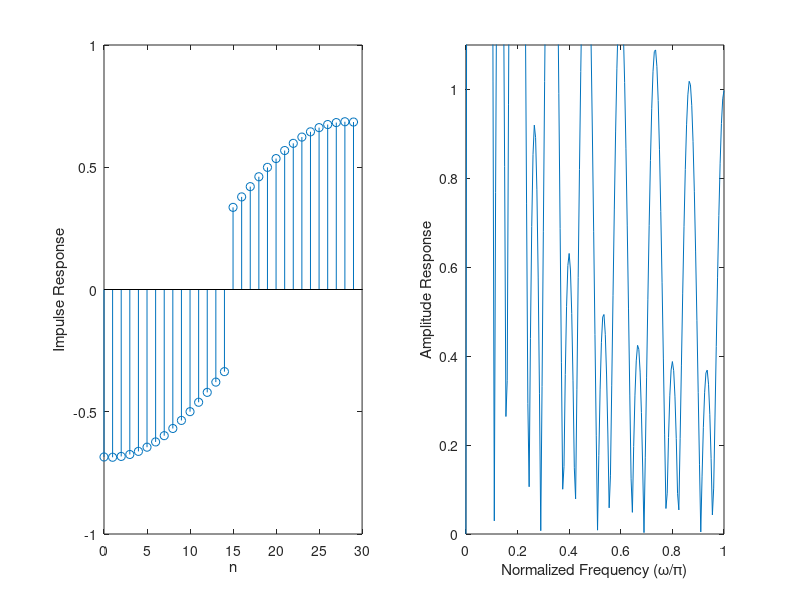

This chart was generated by the following MATLAB code:
%
% Design of case 4 Hilbert Transformers
%
clear;   % clear workspace
clc;     % clear command window
% 
N = 30;
wp1 = 0.05*pi;
% wp2 = pi; 因為上限可到pi，故不再需要wp2
%
NH = N/2;
%
%
P = zeros(NH,1);
Q = zeros(NH,NH);
for i=1:NH % 0:1:NH
    P(i) = 2*cos((i-0.5)*wp1/(i-0.5));
    for j=1:NH
        if i==j
            Q(i,j) = 0.5*(pi-wp1) + 0.5*sin((i+j-1)*wp1)/(i+j-1);
        else
            Q(i,j) = -0.5*sin((i-j)*wp1)/(i-j) + 0.5*sin((i+j-1)*wp1)/(i+j-1);
       end
    end
end
A = -0.5*inv(Q)*P;
%
h = zeros(N,1); % 怎麼求得h ?
h(1:NH) = 0.5*A(NH:-1:1);
h(NH+1:N) = -0.5*A;
%
% subplot - need to show several plots simulteneously
% 
subplot(1,2,1);
stem(0:N-1,h);
xlabel('n');
ylabel('Impulse Response');
%
% Amplitude Response
% 
subplot(1,2,2);
AR = abs(freqz(h,1,0:pi/200:pi));
plot(0:1/200:1,AR);
axis([0,1,0,1.1]);
xlabel('Normalized Frequency (\omega/\pi)');
ylabel('Amplitude Response');
pause;
%
% case 3 don't need dB plots
% 
